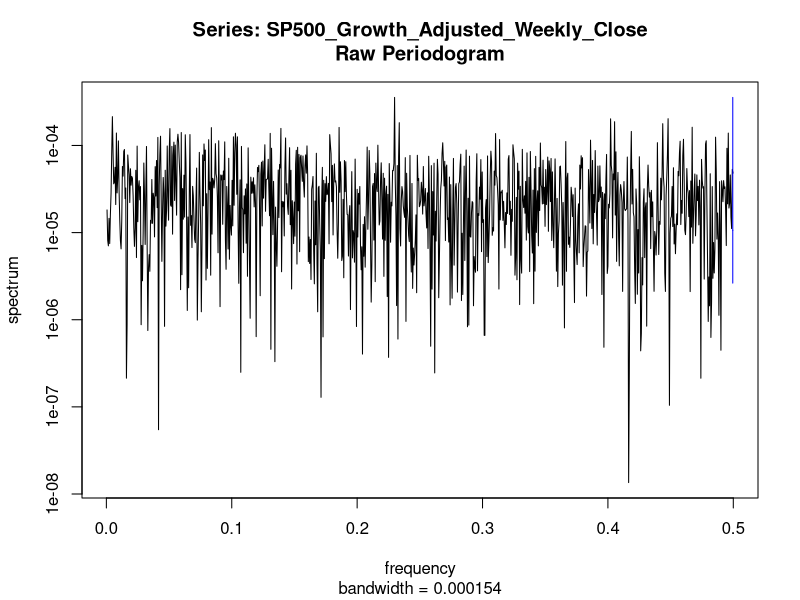
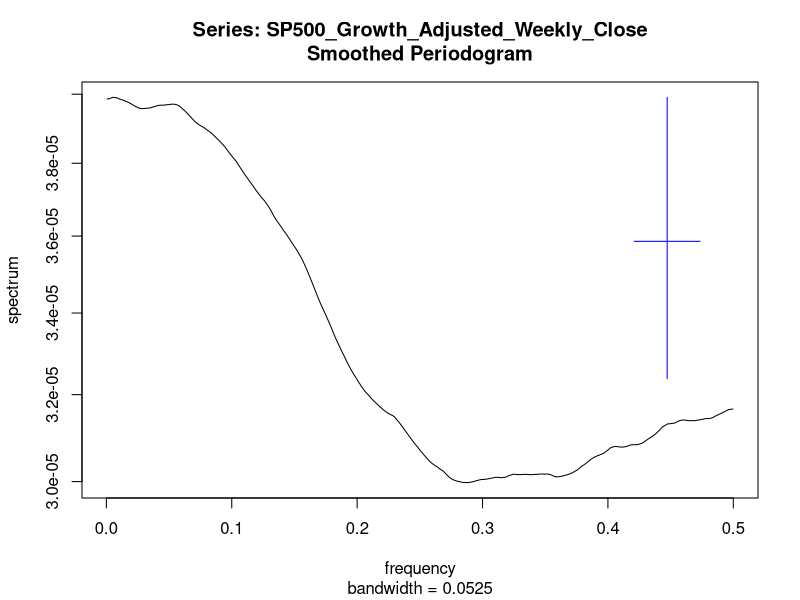

Recreate these plots in R, in order. (Note: a time limit stopped this script after it produced the figures.)
setwd("/home/iamu/Github/s-p500-volatility")

m <- 120 #Avoid changing - smooths apparent volatility and couples to decay rate 
pCutoff <- 10^-13

p0 <- 2500
c0 <- 2 * m / p0

weeklyPeriodDamp <- function (wavePeriod) {
  dampRate = 1 + c0 * log( wavePeriod / p0 )
  if (dampRate < 0) {
    0
  } else {
    dampRate ^ ( 1 / 52.1429 )
  }
}

offset <- 1100
trainingSize <- 1829
validationSize <- 457

allData <- read.csv("SP500_Weekly_Preprocessed.csv", header=TRUE)
training <- allData[(offset + 1):(offset + trainingSize),]
validation <- allData[(offset + trainingSize + 1):(offset + trainingSize + validationSize),]
fullSet <- rbind(training, validation)

SP500_Growth_Adjusted_Weekly_Close <- training$D_Close

raw.spec <- spec.pgram(SP500_Growth_Adjusted_Weekly_Close, taper = 0)
raw.spec <- spec.pgram(SP500_Growth_Adjusted_Weekly_Close, kernel("daniell", c(m,m)), taper = 0)
specDataFrame<-data.frame("freq"=raw.spec$freq,"spec"=raw.spec$spec)

require(data.table)
topSpecs<-specDataFrame[order(-specDataFrame$spec),]
require(pracma)
specPeaks<-findpeaks(raw.spec$spec)

smoothed_close <- kernapply(training$D_Close, kernel("daniell", c(m,m)))
interp_smoothed_close <- approx(x=approx(range((offset+1):(offset+trainingSize)),n=length(smoothed_close))$y, y=smoothed_close, n=trainingSize)

X <- data.frame(Week=training$Week,
                Close = interp_smoothed_close$y
)

for (peak in specPeaks[,2]) {
  damping <- weeklyPeriodDamp(peak)
  X <- cbind( X, damping ^ X$Week * sin( 2 * pi * X$Week/peak ) )
  colnames(X)[length(colnames(X))] <- paste("sin", toString(peak), sep="", collapse="")
  X <- cbind( X, damping ^ X$Week * cos( 2 * pi * X$Week/peak ) )
  colnames(X)[length(colnames(X))] <- paste("cos", toString(peak), sep="", collapse="")
}


mod <- lm(Close ~ . - Week, data = X)  # Regress Close on everything (but Week)
summary(mod)
coeffs <- summary(mod)$coefficients

omitPredictors <- c()
for (c in 1:nrow(coeffs)) {
  pvalue = coeffs[c,ncol(coeffs)]
  if (is.na(pvalue) || pvalue > pCutoff) {
    omitPredictors <- append(omitPredictors, rownames(coeffs)[c])
  }
}

newOmitCount <- length(omitPredictors)
while (newOmitCount > 0) {

  X <- data.frame(Week=training$Week,
                  Close = interp_smoothed_close$y
  )
  
  for (peak in specPeaks[,2]) {
    damping <- weeklyPeriodDamp(peak)

    predictorName <- paste("sin", toString(peak), sep="", collapse="")
    
    if (!(predictorName %in% omitPredictors)) {
      X <- cbind( X, damping ^ X$Week * sin( 2 * pi * X$Week/peak ) )
      colnames(X)[length(colnames(X))] <- predictorName
    }
    
    predictorName <- paste("cos", toString(peak), sep="", collapse="")
    
    if (!(predictorName %in% omitPredictors)) {
      X <- cbind( X, damping ^ X$Week * cos( 2 * pi * X$Week/peak ) )
      colnames(X)[length(colnames(X))] <- predictorName
    }
  }
  
  mod <- lm(Close ~ . - Week, data = X)  # Regress Close on everything (but Week)
  coeffs <- summary(mod)$coefficients
  
  newOmitCount <- 0
  for (c in 1:nrow(coeffs)) {
    pvalue = coeffs[c,ncol(coeffs)]
    if (is.na(pvalue) || pvalue > pCutoff) {
      omitPredictors <- append(omitPredictors, rownames(coeffs)[c])
      newOmitCount <- newOmitCount + 1
    }
  }

}
  
summary(mod)

library(ggplot2)
ggplot(X, aes(x=Week, y=Close)) +  geom_point()

X$resid <- residuals(mod)
X$pred <- predict(mod)
ggplot(data = X) + labs(title=paste("Weekly S&P 500 close (Training, R^2=", toString(summary(mod)$r.squared), ")", sep="", collapse=""), subtitle=paste("Normalized by variance and 7.6% driving APR, ", toString(m), " week moving average smoothed", sep="", collapse="")) + geom_line(aes(x = Week, y = Close, color="Observed")) + geom_line(aes(x = Week, y = pred, color="Predicted"))

smoothed_close <- kernapply(fullSet$D_Close, kernel("daniell", c(m,m)))
interp_smoothed_close <- approx(x=approx(range((offset+1):(offset+trainingSize+validationSize)),n=length(smoothed_close))$y, y=smoothed_close, n=(trainingSize+validationSize))
XAll <- data.frame(Week=fullSet$Week, Close=interp_smoothed_close$y)

for (peak in specPeaks[,2]) {
  damping <- weeklyPeriodDamp(peak)
  XAll <- cbind( XAll, damping ^ XAll$Week * sin( 2 * pi * XAll$Week/peak ) )
  colnames(XAll)[length(colnames(XAll))] <- paste("sin", toString(peak), sep="", collapse="")
  XAll <- cbind( XAll, damping ^ XAll$Week * cos( 2 * pi * XAll$Week/peak ) )
  colnames(XAll)[length(colnames(XAll))] <- paste("cos", toString(peak), sep="", collapse="")
}

XFuture <- XAll[(trainingSize + 1):(trainingSize + validationSize),]
XFuture$pred <- predict(mod, newdata=XFuture)
SS.total <- sum((XFuture$Close - mean(XFuture$Close))^2)
SS.regression <- sum((XFuture$pred- mean(XFuture$Close))^2)
ggplot(data = XFuture) + labs(title=paste("Weekly S&P 500 close, (Validation, R^2=", toString(1-summary(mod)$r.squared), ")", sep="", collapse=""), subtitle=paste("Normalized by variance and 7.6% driving APR, ", toString(m), " week moving average smoothed", sep="", collapse="")) + geom_line(aes(x = Week, y = Close, color="Observed")) + geom_line(aes(x = Week, y = pred, color="Predicted"))

XAll$pred <- predict(mod, newdata=XAll)
ggplot(data = XAll) + labs(title="Weekly S&P 500 close, (Full Set)", subtitle=paste("Normalized by variance and 7.6% driving APR, ", toString(m), " week moving average smoothed", sep="", collapse="")) + geom_line(aes(x = Week, y = Close, color="Observed")) + geom_line(aes(x = Week, y = pred, color="Predicted"))
